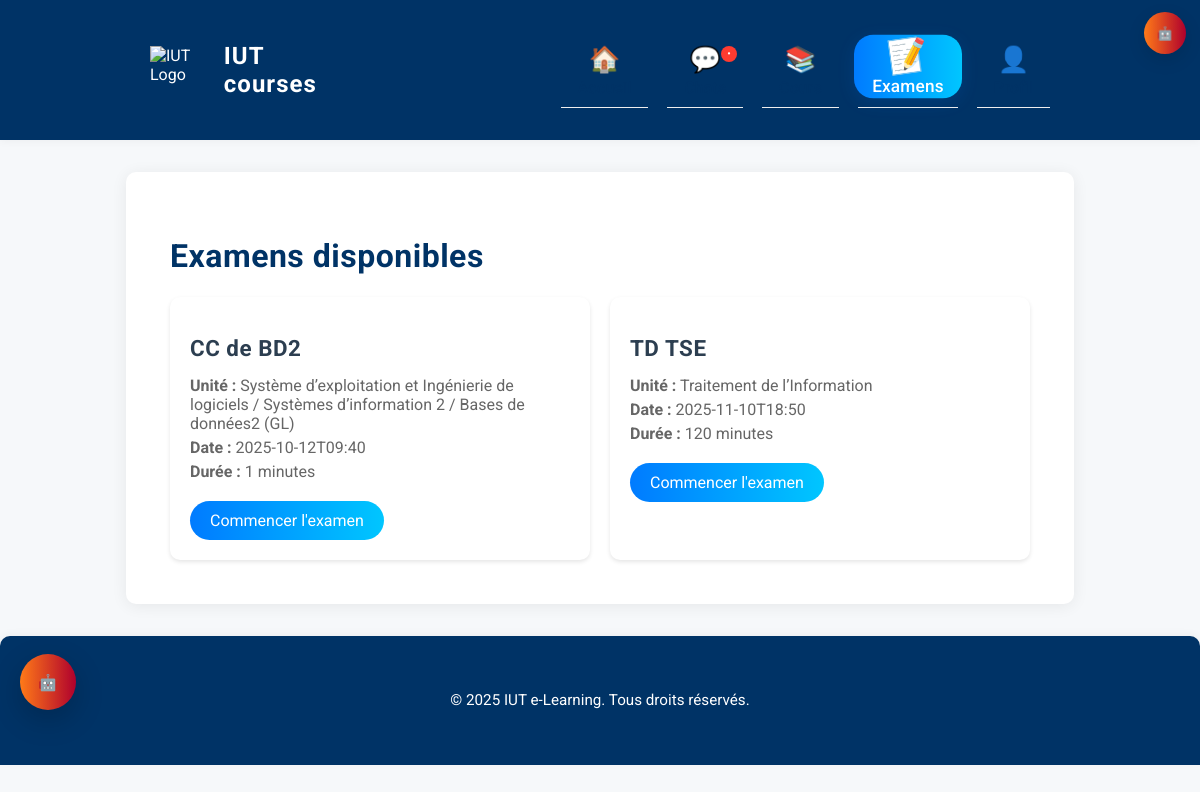
/exams (signed in), run on an earlier commit of the app's database.
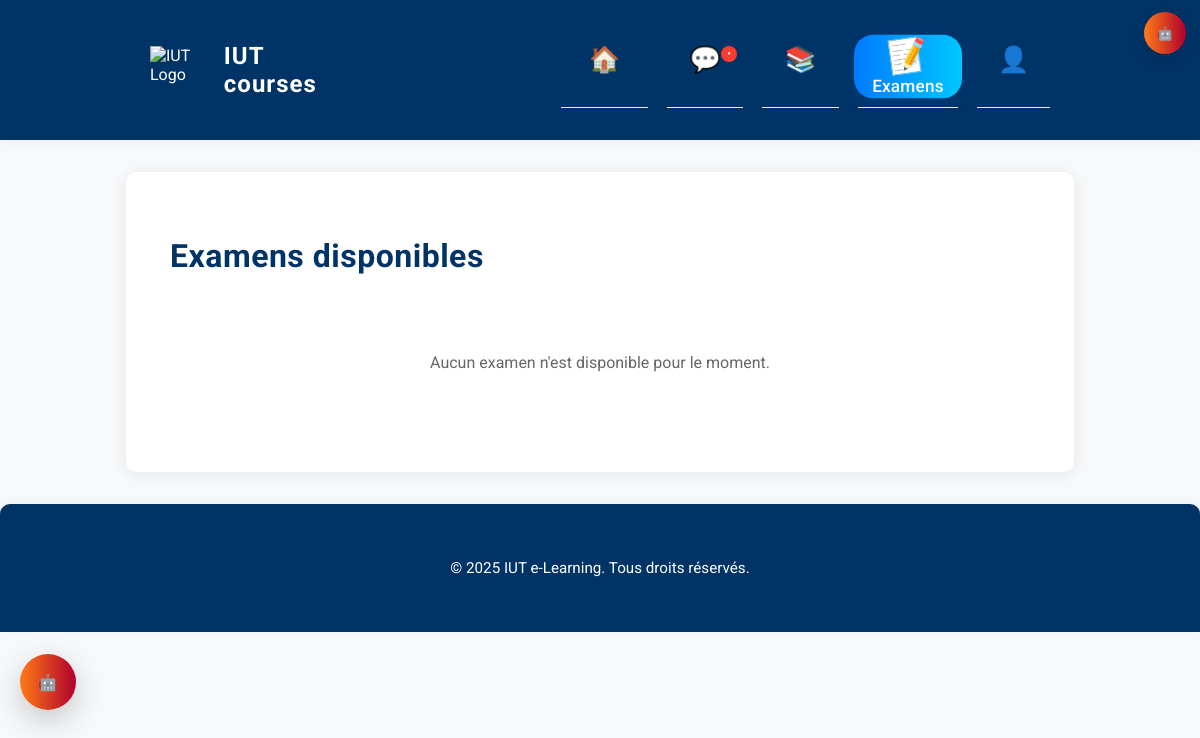
And on a later commit of the database.
### tables this page shows
CREATE TABLE examens (
    id INTEGER PRIMARY KEY AUTOINCREMENT,
    unite_id INTEGER NOT NULL,
    titre TEXT NOT NULL,
    date_debut DATETIME NOT NULL,
    duree INTEGER NOT NULL,
    filiere TEXT,
    created_at DATETIME DEFAULT CURRENT_TIMESTAMP,
    FOREIGN KEY (unite_id) REFERENCES unites (id)
);

CREATE TABLE unites (
    id INTEGER PRIMARY KEY AUTOINCREMENT,
    nom TEXT NOT NULL,
    semestre_id INTEGER NOT NULL,
    professeur TEXT,
    credits INTEGER,
    description TEXT,
    FOREIGN KEY(semestre_id) REFERENCES semestres(id)
);

### app.py (the view)
@app.route("/exams")
def exams():
    if "user_id" not in session:
        return redirect(url_for("login"))
    conn = get_db_connection()
    exams = conn.execute("""
        SELECT e.*, u.nom as unite_nom
        FROM examens e
        JOIN unites u ON e.unite_id = u.id
        ORDER BY e.date_debut
    """).fetchall()
    conn.close()
    return render_template("exams.html", exams=exams)

### app.py (called while the page is built)
def get_openai_api_key():
    key = None
    try:
        key = app.config.get('OPENAI_API_KEY')
    except Exception:
        key = None
    if not key:
        key = globals().get('OPENAI_API_KEY')
    if not key:
        key = os.getenv('OPENAI_API_KEY')
    if not key:
        key = getattr(openai, 'api_key', None)
    return key

def get_db_connection():
    conn = sqlite3.connect(os.path.join(os.path.dirname(__file__), 'database', 'iut_courses.db'))
    conn.row_factory = sqlite3.Row
    return conn

@app.context_processor
def inject_admin_status():
    return {'openai_key_configured': bool(get_openai_api_key())}

### templates/exams.html (shortened to what this page needs)
{% extends "base.html" %}
{% block content %}
<div class="exams-container">
    <h1>Examens disponibles</h1>
    {% if exams %}
        <div class="exam-grid">
            {% for exam in exams %}
            <div class="exam-card">
                <h2 class="exam-title">{{ exam.titre }}</h2>
                <div class="exam-info">
                    <p><strong>Unité :</strong> {{ exam.unite_nom }}</p>
                    <p><strong>Date :</strong> {{ exam.date_debut }}</p>
                    <p><strong>Durée :</strong> {{ exam.duree }} minutes</p>
                </div>
                <a href="{{ url_for('take_exam', exam_id=exam.id) }}" class="exam-button">
                    Commencer l'examen
                </a>
            </div>
            {% endfor %}
        </div>
    {% else %}
        <div class="no-exams">
            <p>Aucun examen n'est disponible pour le moment.</p>
        </div>
    {% endif %}
</div>
{% endblock %}

What changed in the data, as far as the page shows it:
removed examens: titre "CC de BD2", unite_nom "Système d’exploitation et Ingénierie de logiciels / Systèmes d’information 2 / Bases de données2 (GL)", date_debut "2025-10-12T09:40", duree "1"
removed examens: titre "TD TSE", unite_nom "Traitement de l’Information", date_debut "2025-11-10T18:50", duree "120"
Also different on the page:
text now shown: "Aucun examen n'est disponible pour le moment."
